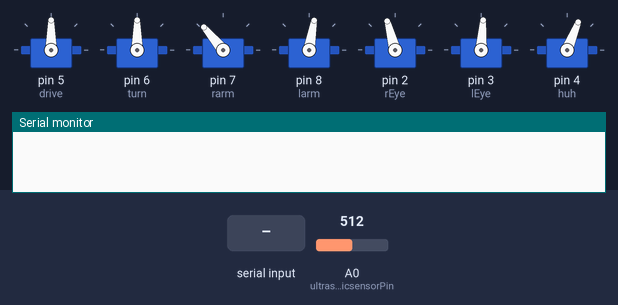
The sketch below on a simulated Arduino Uno, built with avr-gcc and run on an emulated ATmega328P. On the bench: 7 × servo, the last lines printed to the serial monitor. Inputs (shaded band) come from the test bench; at power-on: A0 (ultrasonicsensorPin) = 512.

Above: at 5.7 s.
5.8 s: "h" received over Serial
At 5.95 s:
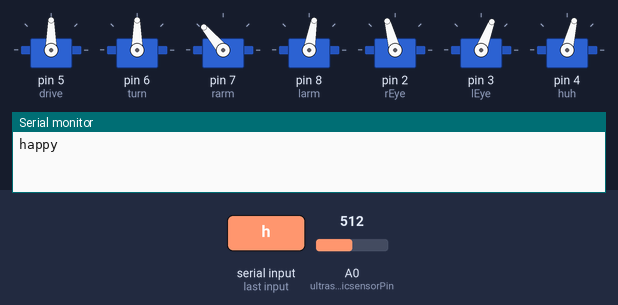
At 6.5 s:
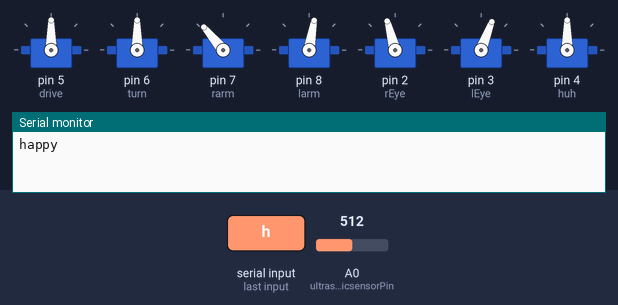
7.7 s: byte 97 ('a') received over Serial
10.7 s: "m" received over Serial
At 13.1 s:
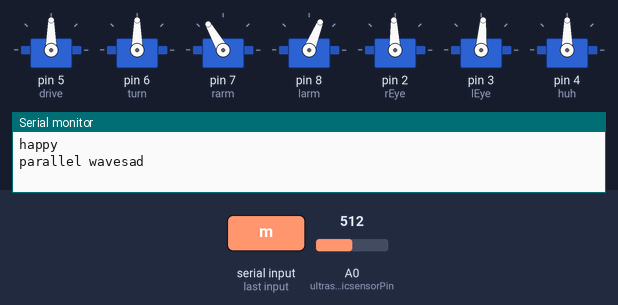
13.7 s: "n" received over Serial
At 15.8 s:
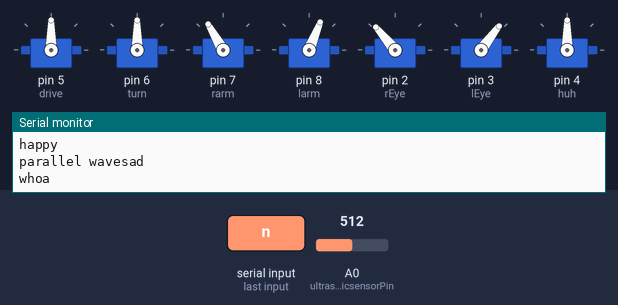
16.1 s: "i" received over Serial
17.6 s: "j" received over Serial
Timing chart, 0 to 20.1 s (numbered marks = the images above; inputs shaded):
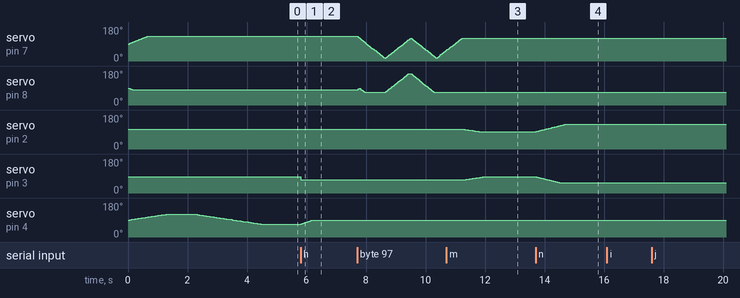

The sketch:

mixedDriveandExpressions.ino
```cpp
/* switch statement with serial input
 Open serial monitor and send i,k,j,l to move the robot.
 Can't use Servo.h and VarSpeedServo.h at the same time.
 */
#include <VarSpeedServo.h>

VarSpeedServo rEye;
VarSpeedServo lEye;
VarSpeedServo huh;
VarSpeedServo drive;
VarSpeedServo turn;
VarSpeedServo rarm;
VarSpeedServo larm;

int pos = 0;    // variable to store the servo position
int ultrasonicsensorPin = A0;
int sensorValue = 0;

void setup(){
  Serial.begin(9600); //setup serial comms
  drive.attach(5);  // Fwd/back motion controlled by pin 5 to S1
  turn.attach(6);  // turning motion controlled by pin 6 to S2
  drive.write(90,255,false); //initialize drive
  turn.write(90,255,false); //init turn
  rarm.attach(7);
  larm.attach(8);
  rarm.write(130,40,false);
  larm.write(80, 40, false);
  rEye.attach(2);
  rEye.write(105);//,40,false); //set init pos at slow speed, running in background
  lEye.attach(3);
  lEye.write(86);//,40,false); //set init pos at slow speed, running in background.
  huh.attach(4);
  huh.write(90,40,true);
  huh.write(120,15,true); //set init pos at slow speed, wait until done.
  delay(1000);
  huh.write(68,15,true);
}

void loop(){
  sensorValue = analogRead(ultrasonicsensorPin);
  //Serial.println(sensorValue);
  if (Serial.available() > 0 && sensorValue > 70){
    int inByte = Serial.read();
    //state machine that responds to char recieved
    //single quotes tell controller to get ASCII value
    //eg. 'a'=97
    switch(inByte){
    case 'h':
      Serial.println("happy");
      rEye.write(105);//,40,false);
      lEye.write(69);//,40,false);
      huh.write(90,35,true);
      break;
    case 'm':
      Serial.println("sad");
      rEye.write(92,15,false);
      lEye.write(86,15,false);
      huh.write(90,10,true);
      break;
    case 'n':
      Serial.println("whoa");
      rEye.write(130,25,false);
      lEye.write(53,25,true);
      break;
    case 'i':
      Serial.println("forwards");
      drive.write(58);
      turn.write(90);
      break;
    case 'j':
      Serial.println("left");
      turn.write(70);
      break;
    case 'l':
      Serial.println("right");
      turn.write(115);
      break;
    case 'k':
      Serial.print("stop");
      turn.write(90);
      drive.write(90);
      break;
    case 'e':
      Serial.print("r wave");
      rarm.write(15,100,true);//R arm out
      rarm.write(120,100,true);//R arm in
      rarm.write(15,100,true); //R arm out
      rarm.write(120,100,true);//R arm in
      break;
    case 'q':
      Serial.print("l wave");
      larm.write(165, 100, true);//L arm out
      larm.write(68, 100, true);//in
      larm.write(165,100, true);//out
      larm.write(68, 100, true);//in
      break;
    case 'w':
      Serial.print("both wave");
      larm.write(165, 80, false);//l arm out
      rarm.write(15,80,true); //r arm out
      larm.write(68, 80, false);//L arm in
      rarm.write(120,80,true);//R arm in
      larm.write(165,80, false);//l arm out
      rarm.write(15,80,true); //r arm out
      larm.write(68, 80, false);//L arm in
      rarm.write(120,80,true);//R arm in
      break;
    case 'a':
      Serial.print("parallel wave");
      larm.write(165, 80, false);//l arm out
      rarm.write(120,80,true);//R arm in
      larm.write(68, 80, false);//L arm in
      rarm.write(15,80,true); //r arm out
      larm.write(165, 80, false);//l arm out
      rarm.write(120,80,true);//R arm in
      larm.write(68, 80, false);//L arm in
      rarm.write(15,80,true); //r arm out
      rarm.write(120,80,true);//R arm in
      break;
    default:
      Serial.println("waiting");
      turn.write(90);
      drive.write(90);
      rEye.write(105,45,false);
      lEye.write(69,45,false);
      huh.write(54,25,true);

    }
  }
  else
  {
  turn.write(90);
  drive.write(90);
  }

}
```

Measured:
- after the input at 5.8 s, servo on pin 3 (lEye): 86° → 69° at once; servo on pin 4 (huh): moves from 68° to 90° over 0.38 s, starting at once
- after the input at 10.7 s, servo on pin 2 (rEye): moves from 105° to 92° over 0.50 s, starting after 0.58 s; servo on pin 3 (lEye): moves from 69° to 86° over 0.68 s, starting after 0.58 s
- after the input at 13.7 s, servo on pin 2 (rEye): moves from 92° to 130° over 0.96 s, starting at once; servo on pin 3 (lEye): moves from 86° to 53° over 0.82 s, starting at once
